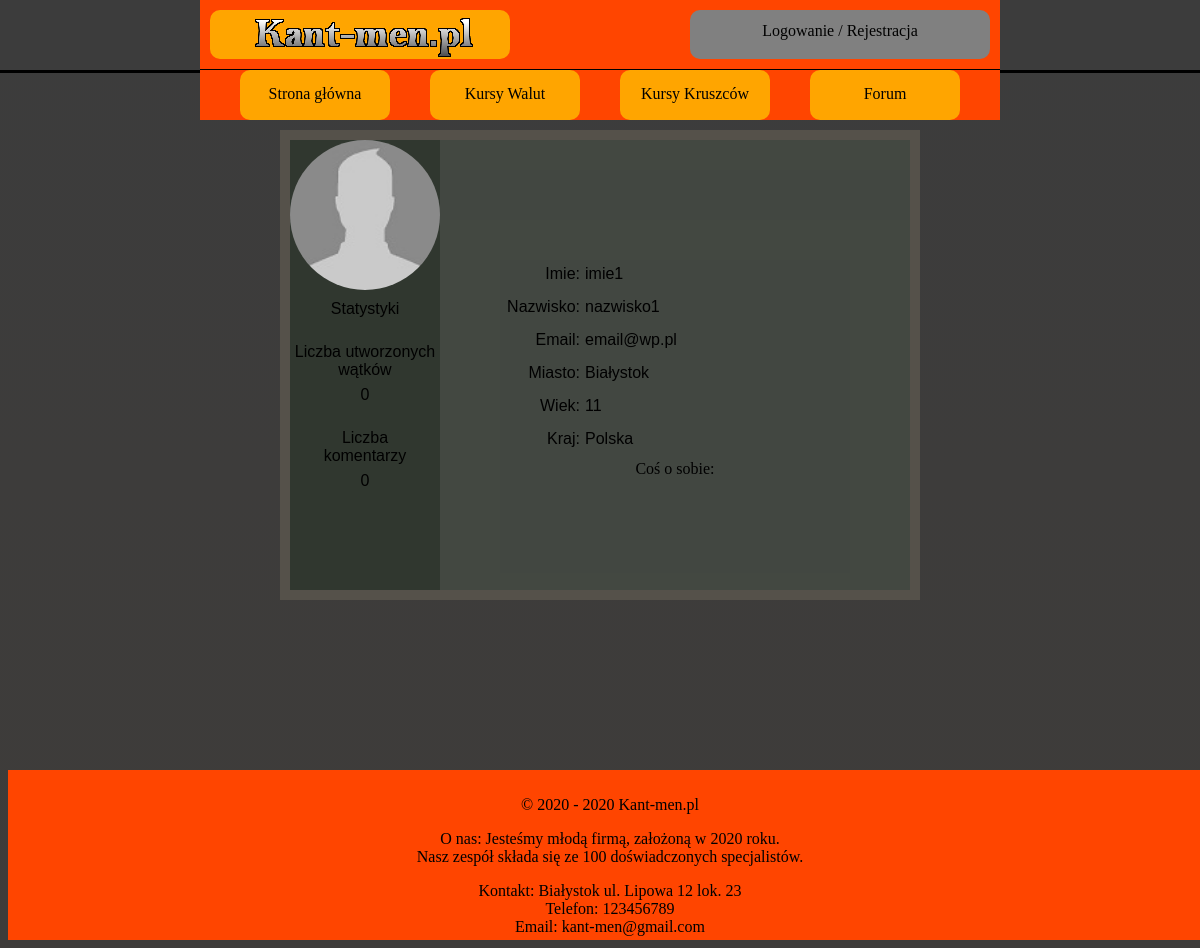
/profilowe.php?user=4, run on the app's committed database.
### tables this page shows
CREATE TABLE `user` (
  `ID_USER` int(10) NOT NULL,
  `LOGIN` varchar(20) NOT NULL,
  `HASLO` char(255) NOT NULL,
  `IMIE` varchar(50) NOT NULL,
  `NAZWISKO` varchar(50) NOT NULL,
  `EMAIL` varchar(50) NOT NULL,
  `WIEK` int(10) NOT NULL,
  `MIASTO` varchar(50) NOT NULL,
  `KRAJ` varchar(50) NOT NULL,
  `OPIS_PROFILU` text DEFAULT NULL,
  `ZDJECIE` varchar(255) DEFAULT NULL,
  `STW_WATKI` int(10) NOT NULL DEFAULT 0,
  `LICZ_KOMENTARZY` int(10) NOT NULL DEFAULT 0,
  `UPRAWNIENIA` varchar(10) NOT NULL DEFAULT 'USER'
);

### profilowe.php (the view, shortened to what this page needs)
<?php
require_once "polaczeniezMySQL.php";
$polaczenie = @new mysqli($host,$db_user,$db_password,$db_name);
if($polaczenie->connect_errno!=0)
{
    echo "Error: ".$polaczenie->connect_errno;
}
else
{
$rezultat = $polaczenie->query("SELECT * FROM user WHERE ID_USER=" . $_GET['user']);
if (!$rezultat)
{
    throw new Exception($polaczenie->error);
}
else
{
$row = mysqli_fetch_array($rezultat);
?>
<!DOCTYPE HTML>
<html>
<head>
    <link href="CSS/styleGlowne.css" rel="stylesheet" type="text/css">
    <link href="CSS/styleProfilowe.css" rel="stylesheet" type="text/css">
</head>
<body>
<?php
include_once('rysowanieMenu.php');
?>
<main>
    <article class="artykol">
        <div class="lewybaner">
            <div class="pro_avatar">
                <?php
                if ($row['ZDJECIE'] != NULL) {
                    echo '<div class="p_avatar" style="background-image:url("../img/' . $row['ZDJECIE'] . '");" alt="zdjecie profilowe" ><img src="img/'.$row['ZDJECIE'].'" alt="zdjecie profilowe"/></div>';
                } else {
                    echo '<div class="p_avatar" alt="zmienilo" />';
                }
                ?>
            </div>
            <div class="pro_statystyki">
                <div class="staty2">Statystyki</div>
                <div class="staty2">Liczba utworzonych wątków</div>
                <div class="staty2"><?php echo $row['STW_WATKI']; ?></div>
                <div class="staty2">Liczba</br>komentarzy</div>
                <div class="staty2"><?php echo $row['LICZ_KOMENTARZY']; ?></div>
            </div>
        </div>
        <div class="prawybaner">
            <div class="pro_nicname">
            </div>
            <div class="pro_szczegolowe">
                <div class="lewy_szcz">
                    <div class="staty">Imie:</div>
                    <div class="staty">Nazwisko:</div>
                    <div class="staty">Email:</div>
                    <div class="staty">Miasto:</div>
                    <div class="staty">Wiek:</div>
                    <div class="staty">Kraj:</div>
                </div>
                <div class="prawy_szcz">
                    <div class="staty" id="imie"><?php echo $row['IMIE']; ?></div>
                    <div class="staty" id="nazwisko"><?php echo $row['NAZWISKO']; ?></div>
                    <div class="staty" id="email"><?php echo $row['EMAIL']; ?></div>
                    <div class="staty" id="miasto"><?php echo $row['MIASTO']; ?></div>
                    <div class="staty" id="wiek"><?php echo $row['WIEK']; ?></div>
                    <div class="staty" id="kraj"><?php echo $row['KRAJ']; ?></div>
                </div>
                <div class="o_sobie">Coś o sobie:</div>
                <div class="staty_opis"><?php echo $row['OPIS_PROFILU']; ?></div>
            </div>
        </div>
    </article>
    <?php
    }
    }
    ?>
</main>
<?php
include_once('rysowanieStopki.php');
?>
</body>
</html>

### CSS/styleGlowne.css (style rules this page uses)
body { background-color: white; justify-content: center; align-items: center; }
main { background-color: white; margin-left: auto; margin-right: auto; width: 1000px; height: auto; margin-top: 130px; align-items: center; }

### CSS/styleProfilowe.css (style rules this page uses)
body { background-image: linear-gradient(#3c3c3c, #3e3c3a); }
main { margin-left: auto; margin-right: auto; width: 640px; padding: 0px 0px 0px 0px; margin-bottom: 170px; }
.artykol { background-color:rgb(85, 81, 74); position:relative; top: 0px; padding: 10px; }
.pro_avatar { position:relative; height: 150px; width: 150px; background-color: rgba(48, 56, 47, 0.98); }
.p_avatar { height: 150px; width: 150px; border-radius: 75px; background-image:url('../img/un.jpg'); background-size: 150px; }
.lewybaner { width: 150px; background-color: rgba(48, 56, 47, 0.98); height: 450px; float: left; }
.prawybaner { width: 470px; background-color: rgba(67, 72, 66, 0.98); height: 450px; float: left; text-align: center; }
.koniec,.o_sobie { clear: both; }
.pro_statystyki { width: 150px; background-color: rgba(48, 56, 47, 0.98); height: 300px; text-align: center; }
.pro_nicname { width: 470px; background-color: rgba(67, 72, 66, 0.98); height: 50px; margin: 30px 0px 0px 0px; text-align: center; font-family: Comic Sans MS,Impact,Arial,sans-serif; font-size: 30px; }
.pro_szczegolowe { width: 350px; background-color: rgba(67, 72, 66, 0.98); height: 300px; margin-top: 40px; margin-left: auto; margin-right: auto; text-align: left; }
.staty { margin: 0px 0px 10px 0px; font-family: Comic Sans MS,Impact,Arial,sans-serif; height: 23px; }
.staty2 { padding: 10px 0px 10px 0px; font-family: Comic Sans MS,Impact,Arial,sans-serif; height: 23px; }
.lewy_szcz { width: 80px; height: 190px; background-color: rgba(67, 72, 66, 0.98); float: left; text-align: right; padding: 5px 0px 0px 0px; }
.prawy_szcz { background-color: rgba(67, 72, 66, 0.98); width: 265px; height: 190px; float: left; padding: 5px 0px 0px 5px; }
.o_sobie { text-align: center; padding: 5px; }
.staty_opis { background-color: rgba(67, 72, 66, 0.98); text-align: center; margin: 0px; padding: 5px; height: 80px; }

### data on the page
user: STW_WATKI "0", LICZ_KOMENTARZY "0", IMIE "imie1", NAZWISKO "nazwisko1", EMAIL "email@wp.pl", MIASTO "Białystok", WIEK "11", KRAJ "Polska"
